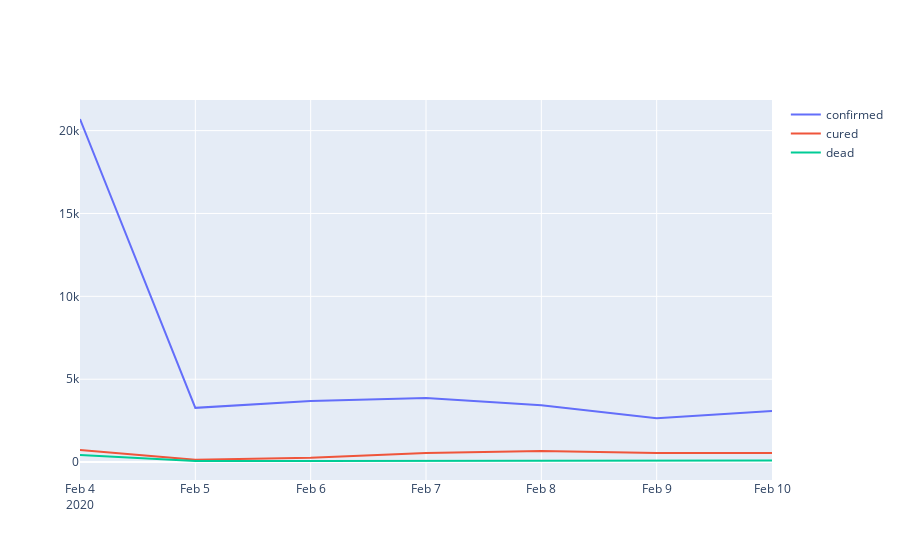

The cell this chart's notebook holds for it:
### Code cell
import plotly.graph_objects as go

fig = go.Figure()
fig.add_trace(go.Scatter(y=pivot['confirmedDelta'], x=trend.index,
                        mode='lines',name='confirmed'))

fig.add_trace(go.Scatter(y=pivot['curedDelta'], x=trend.index,
                        mode='lines',name='cured'))

fig.add_trace(go.Scatter(y=pivot['deadDelta'], x=trend.index,
                        mode='lines',name='dead'))

### Figure 1 — Plotly figure (JSON) as saved in the notebook; plotly's stock layout.template omitted (floating-point values rounded to 4 significant figures)
{"data": [{"mode": "lines", "name": "confirmed", "type": "scatter", "x": ["2020-02-04", "2020-02-05", "2020-02-06", "2020-02-07", "2020-02-08", "2020-02-09", "2020-02-10"], "y": [20700, 3271, 3692, 3863, 3434, 2642, 3077]}, {"mode": "lines", "name": "cured", "type": "scatter", "x": ["2020-02-04", "2020-02-05", "2020-02-06", "2020-02-07", "2020-02-08", "2020-02-09", "2020-02-10"], "y": [727, 141, 257, 554, 662, 543, 551]}, {"mode": "lines", "name": "dead", "type": "scatter", "x": ["2020-02-04", "2020-02-05", "2020-02-06", "2020-02-07", "2020-02-08", "2020-02-09", "2020-02-10"], "y": [427, 65, 72, 74, 87, 89, 97]}], "layout": {}}
